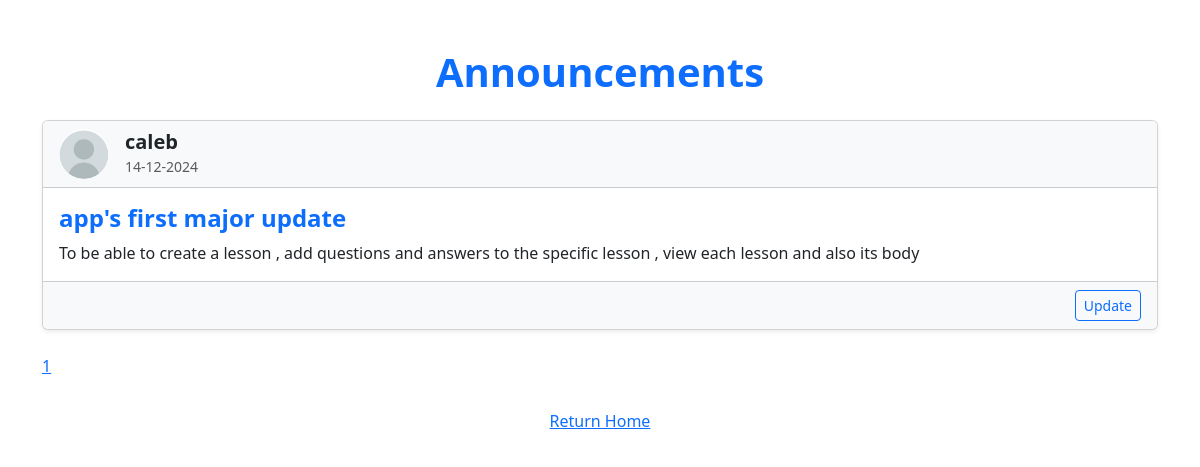
Before: /announcements with the older database file.
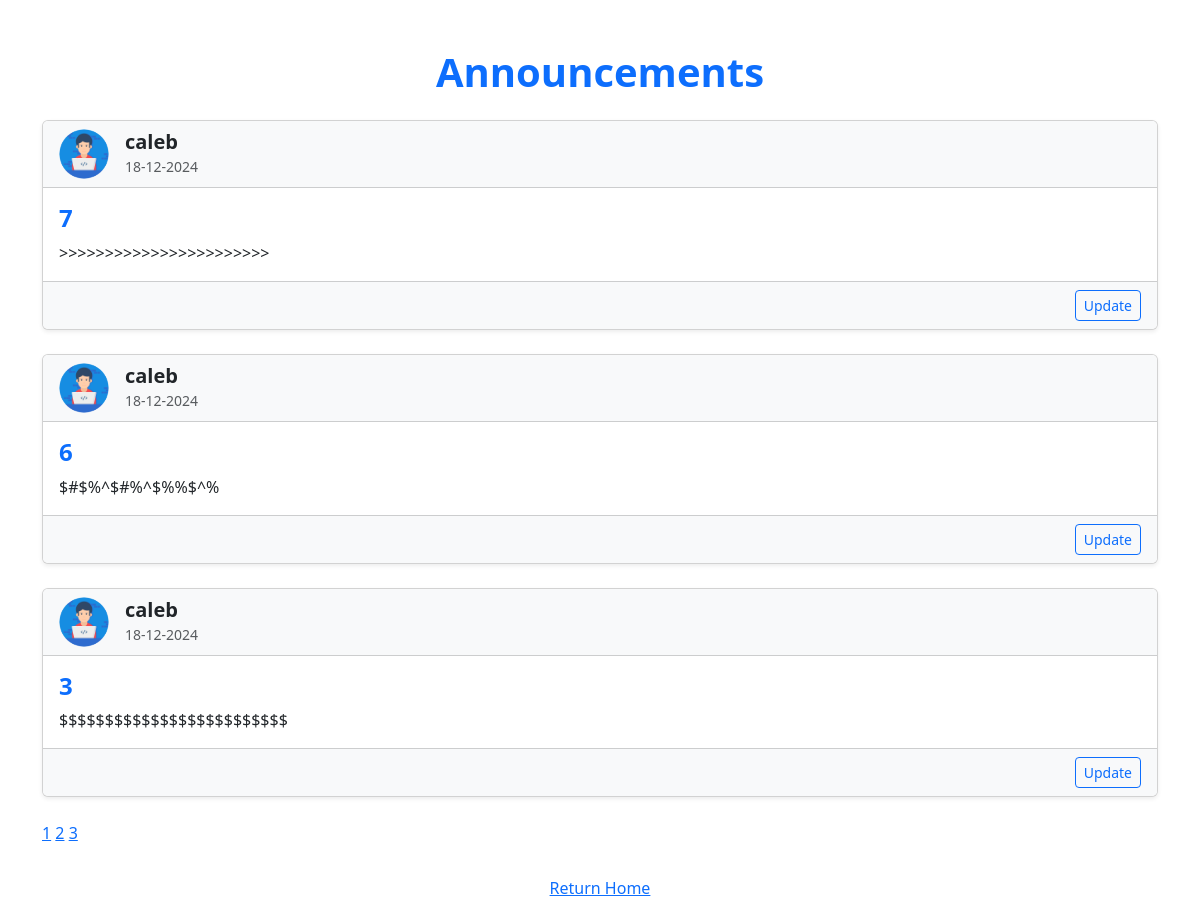
After: the same page with the newer database file.
### application/models.py (models this page shows, shortened)
class Announcement(db.Model):
    id = db.Column(db.Integer, primary_key=True)
    title = db.Column(db.String(100), nullable=False)
    content = db.Column(db.Text, nullable=False)
    date_posted = db.Column(db.DateTime, nullable=False, default=datetime.utcnow)
    user_id = db.Column(db.Integer, db.ForeignKey('user.id'), nullable=False)

class User(db.Model, UserMixin):
    id = db.Column(db.Integer, primary_key=True)
    email = db.Column(db.String(120), unique=True, nullable=False)
    username = db.Column(db.String(20), unique=True, nullable=False)
    password = db.Column(db.String(60), nullable=False)
    img_file = db.Column(db.String(20), nullable=False, default='default.jpg')
    posts = db.relationship('Announcement', backref='author', lazy=True)

### application/routes.py (the view)
@app.route('/announcements')
def announcements():
    page = request.args.get('page', 1, type=int)
    posts=Announcement.query.order_by(Announcement.date_posted.desc()).paginate(page=page, per_page=3)
    return render_template('announcements.html', title='Announcements page', posts=posts , page=page)

### application/templates/announcements.html
{% extends "layout.html" %}
{% block content %}
<div class="container mt-5">
    <div class="row">
        <div class="col-md-12">
            <h1 class="mb-4 text-center text-primary"><b>Announcements</b></h1>
            {% for post in posts.items %}
            <div class="card mb-4 shadow-sm">
                <div class="card-header bg-light d-flex align-items-center">
                    <img src="{{ url_for('static', filename='profile_pics/' + (post.author.img_file if post.author.img_file else 'default.jpg')) }}"
                         class="rounded-circle me-3"
                         style="width: 50px; height: 50px; object-fit: cover;">
                    <div>
                        <h5 class="mb-0"><b>{{ post.author.username }}</b></h5>
                        <small class="text-muted">{{ post.date_posted.strftime('%d-%m-%Y') }}</small>
                    </div>
                </div>
                <div class="card-body">
                    <h4 class="card-title text-primary"><b>{{ post.title }}</b></h4>
                    <p class="card-text">{{ post.content }}</p>
                </div>
                <div class="card-footer text-end bg-light">
                    <a href="{{url_for('post', post_id=post.id)}}" class="btn btn-outline-primary btn-sm">Update</a>
                </div>
            </div>
            {% endfor %}
        </div>
        <div>
            {% for page_num in posts.iter_pages()%}
                {% if page_num %}
                    <a href="{{url_for('announcements', page=page_num)}}">{{ page_num }}</a>
                {%endif %}
            {% endfor %}
        </div>
    </div>
    <div class="text-center mt-4">
        <a href="{{ url_for('home') }}" class="btn btn-link">Return Home</a>
    </div>
</div>
{% endblock content %}

### application/templates/layout.html (shortened to what this page needs)
<!DOCTYPE html>
<html lang="en">
<head>
    <link href="https://cdn.jsdelivr.net/npm/bootstrap@5.3.1/dist/css/bootstrap.min.css" rel="stylesheet">
</head>
<body>
    {% block content%}
    {% endblock content%}
</html>

Changed rows visible on the page:
no longer on this page (row edited): Announcement: img_file (placeholder picture), author.username "caleb", date_posted "14-12-2024", title "app's first major update", content "To be able to create a lesson , add questions and answers to the specific lesson , view each lesson and also its body"
added Announcement: img_file (picture), author.username "caleb", date_posted "18-12-2024", title "7", content ">>>>>>>>>>>>>>>>>>>>>>>"
added Announcement: img_file (picture), author.username "caleb", date_posted "18-12-2024", title "6", content "$#$%^$#%^$%%$^%"
added Announcement: img_file (picture), author.username "caleb", date_posted "18-12-2024", title "3", content "$$$$$$$$$$$$$$$$$$$$$$$$$"
Other visible differences:
new list line: "2"
new list line: "3"
